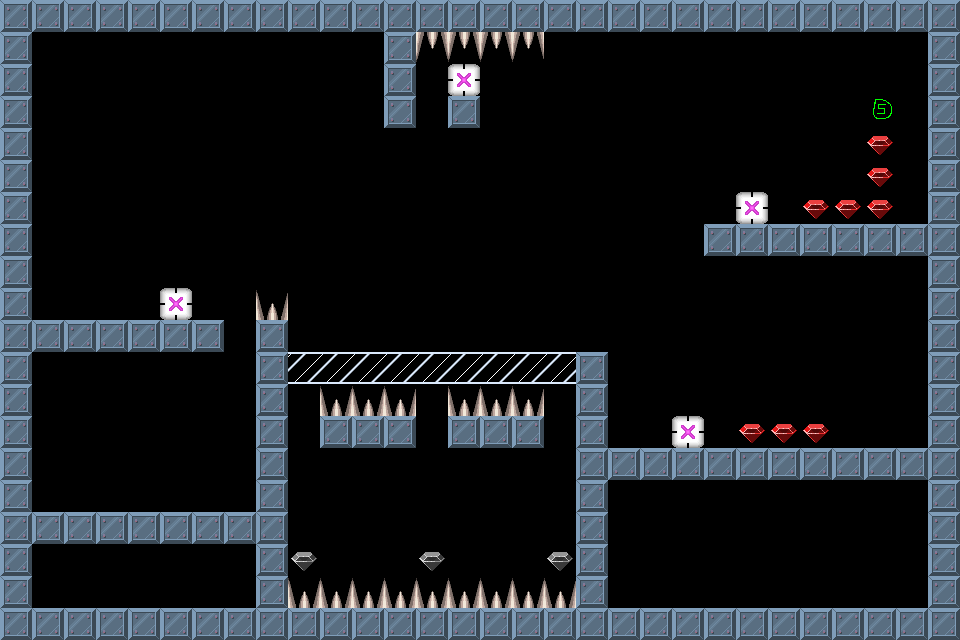

A 2D game scene composited from a Tiled map and its tileset images. What follows is a short description and the map's XML, with each tile layer's data collapsed to a summary:
An orthogonal 30x20 tile map with 32x32 px tiles, 1 tile layer (Tile Layer 1).

<map version="1.0" orientation="orthogonal" width="30" height="20" tilewidth="32" tileheight="32">
 <tileset firstgid="1" name="brick-1" tilewidth="32" tileheight="32">
  <image source="brick-1.png" width="128" height="128" />
  <tile id="0">
   <properties>
    <property name="components" value="Platform" />
   </properties>
  </tile>
  <tile id="1">
   <properties>
    <property name="components" value="PlayerStart" />
   </properties>
  </tile>
  <tile id="2">
   <properties>
    <property name="components" value="Spikes, Deadly" />
   </properties>
  </tile>
  <tile id="3">
   <properties>
    <property name="components" value="Gem" />
   </properties>
  </tile>
  <tile id="4">
   <properties>
    <property name="components" value="Spikes, Deadly" />
   </properties>
  </tile>
  <tile id="5">
   <properties>
    <property name="components" value="Stone, Pushable, Platform" />
   </properties>
  </tile>
  <tile id="6">
   <properties>
    <property name="components" value="Gem, PowerUp" />
   </properties>
  </tile>
  <tile id="7">
   <properties>
    <property name="components" value="Gem, PowerDown" />
   </properties>
  </tile>
  <tile id="8">
   <properties>
    <property name="components" value="AntiStone" />
   </properties>
  </tile>
  <tile id="9">
   <properties>
    <property name="components" value="CrumbleBrick" />
   </properties>
  </tile>
 </tileset>
 <layer name="Tile Layer 1" width="30" height="20">
  <data>[600 cells, 198 non-empty, 8 distinct tile ids]</data>
 </layer>
</map>
